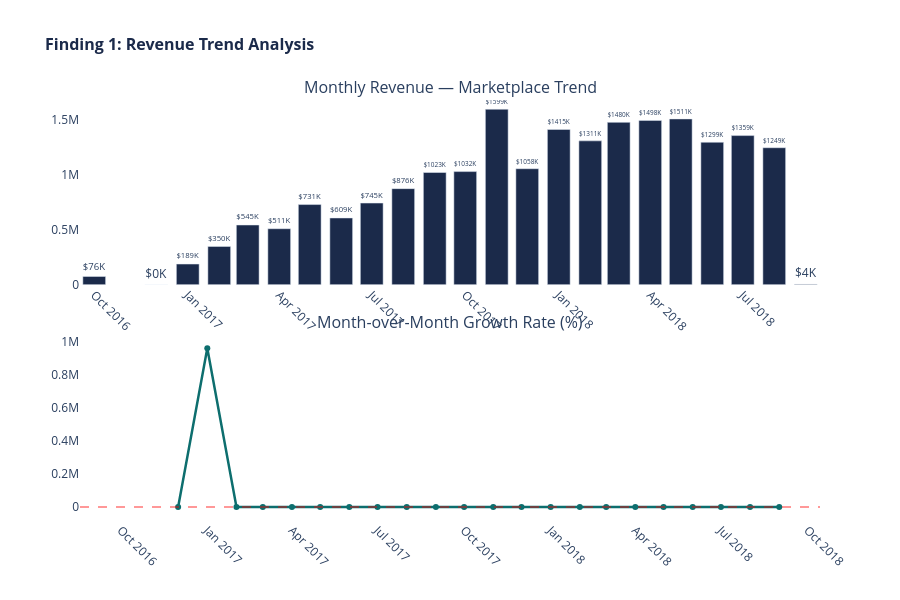

The code cell stored with this chart in its notebook:
### Code cell
# Monthly revenue trend
monthly = (master
    .groupby('year_month')
    .agg(
        revenue        = ('revenue', 'sum'),
        orders         = ('order_id', 'nunique'),
        avg_order_val  = ('revenue', 'mean')
    )
    .reset_index()
    .sort_values('year_month'))

# Remove incomplete months at edges
monthly = monthly.iloc[1:-1]

# Calculate month-over-month growth
monthly['mom_growth'] = monthly['revenue'].pct_change() * 100

fig1 = make_subplots(
    rows=2, cols=1,
    subplot_titles=(
        'Monthly Revenue — Marketplace Trend',
        'Month-over-Month Growth Rate (%)'),
    vertical_spacing=0.12)

fig1.add_trace(
    go.Bar(
        x=monthly['year_month'],
        y=monthly['revenue'],
        name='Revenue',
        marker_color='#1B2A4A',
        text=[f"${v/1000:.0f}K" for v in monthly['revenue']],
        textposition='outside'),
    row=1, col=1)

fig1.add_trace(
    go.Scatter(
        x=monthly['year_month'],
        y=monthly['mom_growth'],
        name='MoM Growth %',
        line=dict(color='#0D6E6E', width=2.5),
        mode='lines+markers'),
    row=2, col=1)

fig1.add_hline(y=0, line_dash='dash',
               line_color='red', opacity=0.4, row=2, col=1)

fig1.update_layout(
    height=600,
    title_text='<b>Finding 1: Revenue Trend Analysis</b>',
    title_font=dict(size=16, color='#1B2A4A'),
    showlegend=False,
    plot_bgcolor='white',
    paper_bgcolor='white')

fig1.update_xaxes(tickangle=45)
fig1.show()

# Key numbers
peak     = monthly.loc[monthly['revenue'].idxmax()]
recent   = monthly.iloc[-3:]['revenue'].mean()
earlier  = monthly.iloc[-9:-6]['revenue'].mean()
growth   = ((recent - earlier) / earlier) * 100

print(f"\n📊 FINDING 1 — KEY NUMBERS:")
print(f"Peak revenue month: {peak['year_month']} "
      f"(${peak['revenue']:,.0f})")
print(f"Recent 3-month avg: ${recent:,.0f}")
print(f"Prior 3-month avg:  ${earlier:,.0f}")
print(f"Growth rate:        {growth:+.1f}%")

### Figure 1 — Plotly figure (JSON) as saved in the notebook; plotly's stock layout.template omitted (floating-point values rounded to 4 significant figures)
{"data": [{"marker": {"color": "#1B2A4A"}, "name": "Revenue", "text": ["$76K", "$0K", "$189K", "$350K", "$545K", "$511K", "$731K", "$609K", "$745K", "$876K", "$1023K", "$1032K", "$1599K", "$1058K", "$1415K", "$1311K", "$1480K", "$1498K", "$1511K", "$1299K", "$1359K", "$1249K", "$4K"], "textposition": "outside", "type": "bar", "x": ["2016-10", "2016-12", "2017-01", "2017-02", "2017-03", "2017-04", "2017-05", "2017-06", "2017-07", "2017-08", "2017-09", "2017-10", "2017-11", "2017-12", "2018-01", "2018-02", "2018-03", "2018-04", "2018-05", "2018-06", "2018-07", "2018-08", "2018-09"], "xaxis": "x", "y": [76120.0, 19.62, 189000.0, 349700.0, 544700.0, 510900.0, 731000.0, 608900.0, 744600.0, 876100.0, 1023000.0, 1032000.0, 1599000.0, 1058000.0, 1415000.0, 1311000.0, 1480000.0, 1498000.0, 1511000.0, 1299000.0, 1359000.0, 1249000.0, 4440.0], "yaxis": "y"}, {"line": {"color": "#0D6E6E", "width": 2.5}, "mode": "lines+markers", "name": "MoM Growth %", "type": "scatter", "x": ["2016-10", "2016-12", "2017-01", "2017-02", "2017-03", "2017-04", "2017-05", "2017-06", "2017-07", "2017-08", "2017-09", "2017-10", "2017-11", "2017-12", "2018-01", "2018-02", "2018-03", "2018-04", "2018-05", "2018-06", "2018-07", "2018-08", "2018-09"], "xaxis": "x2", "y": [NaN, -99.97, 963300.0, 85.01, 55.77, -6.213, 43.09, -16.71, 22.29, 17.66, 16.77, 0.822, 55.06, -33.88, 33.83, -7.354, 12.87, 1.203, 0.8859, -14.06, 4.677, -8.135, -99.64], "yaxis": "y2"}], "layout": {"annotations": [{"font": {"size": 16}, "showarrow": false, "text": "Monthly Revenue — Marketplace Trend", "x": 0.5, "xanchor": "center", "xref": "paper", "y": 1, "yanchor": "bottom", "yref": "paper"}, {"font": {"size": 16}, "showarrow": false, "text": "Month-over-Month Growth Rate (%)", "x": 0.5, "xanchor": "center", "xref": "paper", "y": 0.44, "yanchor": "bottom", "yref": "paper"}], "height": 600, "paper_bgcolor": "white", "plot_bgcolor": "white", "shapes": [{"line": {"color": "red", "dash": "dash"}, "opacity": 0.4, "type": "line", "x0": 0, "x1": 1, "xref": "x2 domain", "y0": 0, "y1": 0, "yref": "y2"}], "showlegend": false, "title": {"font": {"color": "#1B2A4A", "size": 16}, "text": "<b>Finding 1: Revenue Trend Analysis</b>"}, "xaxis": {"anchor": "y", "domain": [0, 1], "tickangle": 45}, "xaxis2": {"anchor": "y2", "domain": [0, 1], "tickangle": 45}, "yaxis": {"anchor": "x", "domain": [0.56, 1]}, "yaxis2": {"anchor": "x2", "domain": [0, 0.44]}}}
